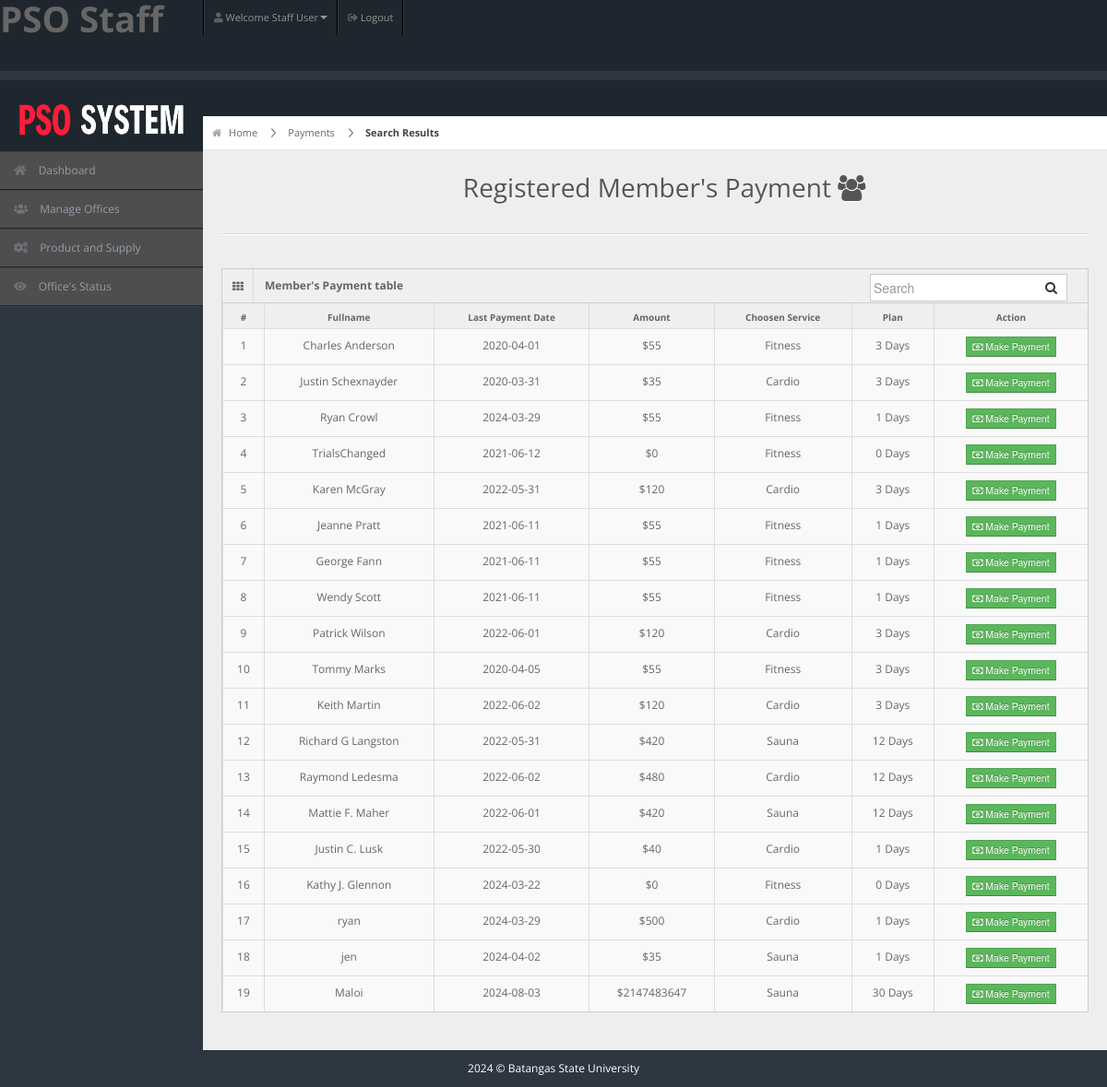
The app's page /staff/staff-pages/search-result.php (signed in), older data.
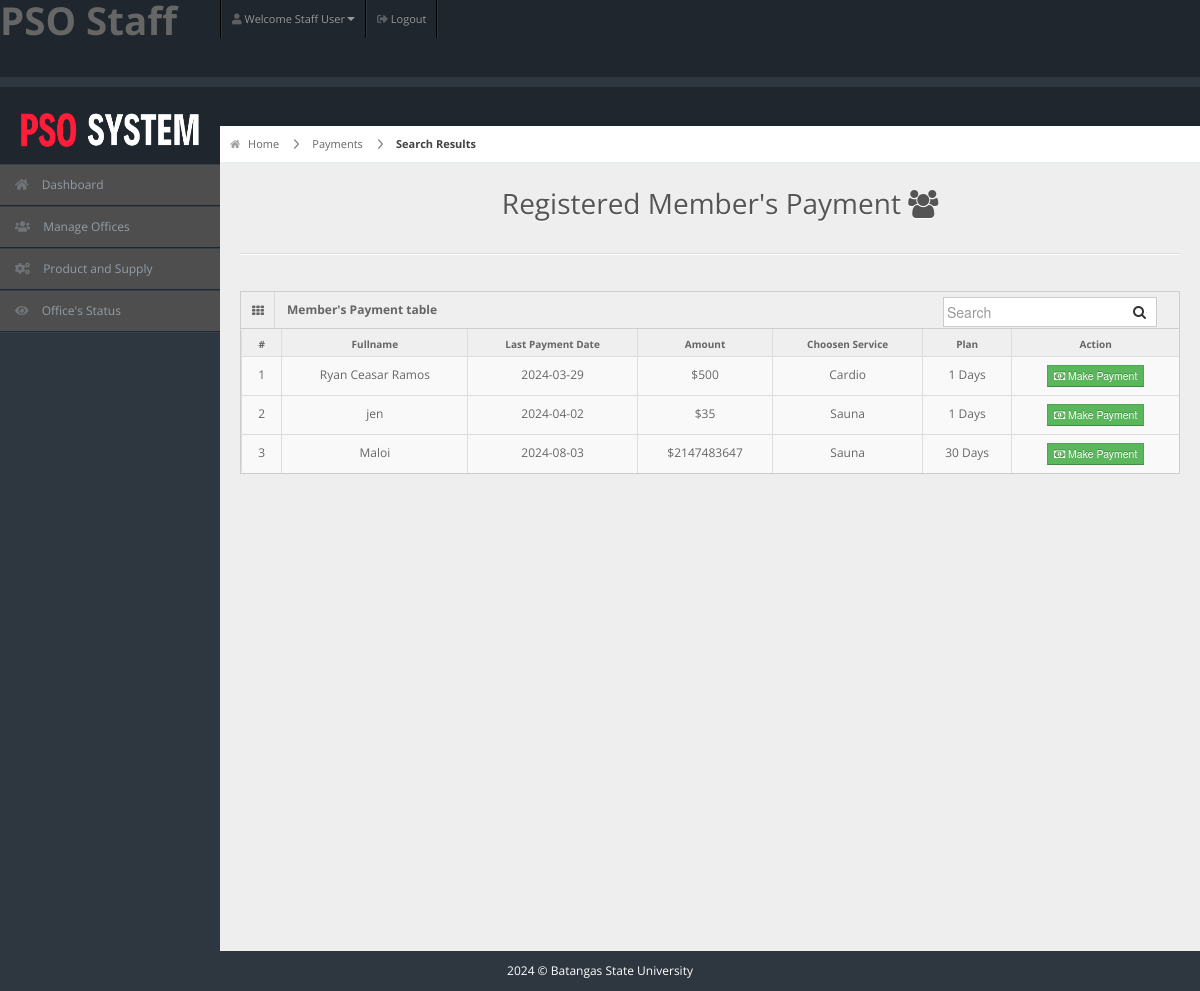
The same page, newer data.
### tables this page shows
CREATE TABLE IF NOT EXISTS `members` (
  `user_id` int NOT NULL AUTO_INCREMENT,
  `fullname` varchar(20) NOT NULL,
  `username` varchar(20) NOT NULL,
  `email` varchar(255) NOT NULL,
  `password` varchar(100) NOT NULL,
  `gender` varchar(20) NOT NULL,
  `dor` date NOT NULL,
  `profile_picture` varchar(255) DEFAULT NULL,
  `services` varchar(50) NOT NULL,
  `amount` int NOT NULL,
  `paid_date` date NOT NULL,
  `p_year` int NOT NULL,
  `plan` varchar(100) NOT NULL,
  `address` varchar(20) NOT NULL,
  `contact` varchar(10) NOT NULL,
  `status` varchar(20) NOT NULL DEFAULT 'Active',
  `attendance_count` int NOT NULL,
  `ini_weight` int NOT NULL DEFAULT '0',
  `curr_weight` int NOT NULL DEFAULT '0',
  `ini_bodytype` varchar(50) NOT NULL,
  `curr_bodytype` varchar(50) NOT NULL,
  `progress_date` date NOT NULL,
  `reminder` int NOT NULL DEFAULT '0',
  PRIMARY KEY (`user_id`)
);

### staff/staff-pages/search-result.php (the view, shortened to what this page needs)
<!DOCTYPE html>
<html lang="en">
<head>
  <link rel="stylesheet" href="../css/bootstrap.min.css" />
  <link rel="stylesheet" href="../css/bootstrap-responsive.min.css" />
  <link rel="stylesheet" href="../css/fullcalendar.css" />
  <link rel="stylesheet" href="../css/matrix-style.css" />
  <link rel="stylesheet" href="../css/matrix-media.css" />
  <link href="../font-awesome/css/font-awesome.css" rel="stylesheet" />
  <link rel="stylesheet" href="../css/jquery.gritter.css" />
  <link href="https://cdnjs.cloudflare.com/ajax/libs/font-awesome/5.15.4/css/all.min.css" rel="stylesheet">
</head>
<body>
  <div id="header">
    <h1><a href="dashboard.html">PSO Staff</a></h1>
  </div>
  <?php include '../includes/header.php' ?>
  <?php $page = "payment";
  include '../includes/sidebar.php' ?>
  <div id="content">
    <div id="content-header">
      <div id="breadcrumb"> <a href="index.php" title="Go to Home" class="tip-bottom"><i class="icon-home"></i> Home</a> <a href="payment.php">Payments</a> <a href="#" class="current">Search Results</a> </div>
      <h1 class="text-center">Registered Member's Payment <i class="icon icon-group"></i></h1>
    </div>
    <div class="container-fluid">
      <hr>
      <div class="row-fluid">
        <div class="span12">
          <div class='widget-box'>
            <div class='widget-title'> <span class='icon'> <i class='icon-th'></i> </span>
              <h5>Member's Payment table</h5>
              <form id="custom-search-form" role="search" method="POST" action="search-result.php" class="form-search form-horizontal pull-right">
                <div class="input-append span12">
                  <input type="text" class="search-query" placeholder="Search" name="search" required>
                  <button type="submit" class="btn"><i class="icon-search"></i></button>
                </div>
              </form>
            </div>
            <div class='widget-content nopadding'>
              <?php
              $search = $_POST['search'];
              $cnt = 1;
              $qry = "select * from members where fullname like '%$search%' or username like '%$search%'";
              $result = mysqli_query($conn, $qry);
              if (mysqli_num_rows($result) == 0) {
                echo "<div class='error_ex'>
            <h1>403</h1>
            <h3>Opps, Results Not Found!!</h3>
            <p>It seems like there's no such record available in our database.</p>
            <a class='btn btn-danger btn-big'  href='payment.php'>Go Back</a> </div>'";
              } else {
                echo "<table class='table table-bordered table-striped'>
        <thead>
          <tr>
            <th>#</th>
            <th>Fullname</th>
            <th>Last Payment Date</th>
            <th>Amount</th>
            <th>Choosen Service</th>
            <th>Plan</th>
            <th>Action</th>
          </tr>
        </thead>";
                while ($row = mysqli_fetch_array($result)) {
                  echo "<tbody>
                <td><div class='text-center'>" . $cnt . "</div></td>
                <td><div class='text-center'>" . $row['fullname'] . "</div></td>
                <td><div class='text-center'>" . $row['paid_date'] . "</div></td>
                <td><div class='text-center'>$" . $row['amount'] . "</div></td>
                <td><div class='text-center'>" . $row['services'] . "</div></td>
                <td><div class='text-center'>" . $row['plan'] . " Days</div></td>
                <td><div class='text-center'><a href='user-payment.php?id=" . $row['user_id'] . "'><button class='btn btn-success btn-mini'><i class='icon icon-money'></i> Make Payment</button></a></div></td>
              </tbody>";
                  $cnt++;
                }
              }
              ?>
              </table>
            </div>
          </div>
        </div>
      </div>
    </div>
  </div>
  <?php
  include '../includes/footer.php';
  ?>
</body>
</html>

Row changes from the older to the newer data that the page shows:
removed members: fullname "Charles Anderson", paid_date "2020-04-01", amount "55", services "Fitness", plan "3"
removed members: fullname "Justin Schexnayder", paid_date "2020-03-31", amount "35", services "Cardio", plan "3"
removed members: fullname "Ryan Crowl", paid_date "2024-03-29", amount "55", services "Fitness", plan "1"
removed members: fullname "TrialsChanged", paid_date "2021-06-12", amount "0", services "Fitness", plan "0"
removed members: fullname "Karen McGray", paid_date "2022-05-31", amount "120", services "Cardio", plan "3"
removed members: fullname "Jeanne Pratt", paid_date "2021-06-11", amount "55", services "Fitness", plan "1"
removed members: fullname "George Fann", paid_date "2021-06-11", amount "55", services "Fitness", plan "1"
removed members: fullname "Wendy Scott", paid_date "2021-06-11", amount "55", services "Fitness", plan "1"
removed members: fullname "Patrick Wilson", paid_date "2022-06-01", amount "120", services "Cardio", plan "3"
removed members: fullname "Tommy Marks", paid_date "2020-04-05", amount "55", services "Fitness", plan "3"
removed members: fullname "Keith Martin", paid_date "2022-06-02", amount "120", services "Cardio", plan "3"
removed members: fullname "Richard G Langston", paid_date "2022-05-31", amount "420", services "Sauna", plan "12"
removed members: fullname "Raymond Ledesma", paid_date "2022-06-02", amount "480", services "Cardio", plan "12"
removed members: fullname "Mattie F. Maher", paid_date "2022-06-01", amount "420", services "Sauna", plan "12"
removed members: fullname "Justin C. Lusk", paid_date "2022-05-30", amount "40", services "Cardio", plan "1"
removed members: fullname "Kathy J. Glennon", paid_date "2024-03-22", amount "0", services "Fitness", plan "0"
changed members "Cardio": fullname "ryan" → "Ryan Ceasar Ramos"
